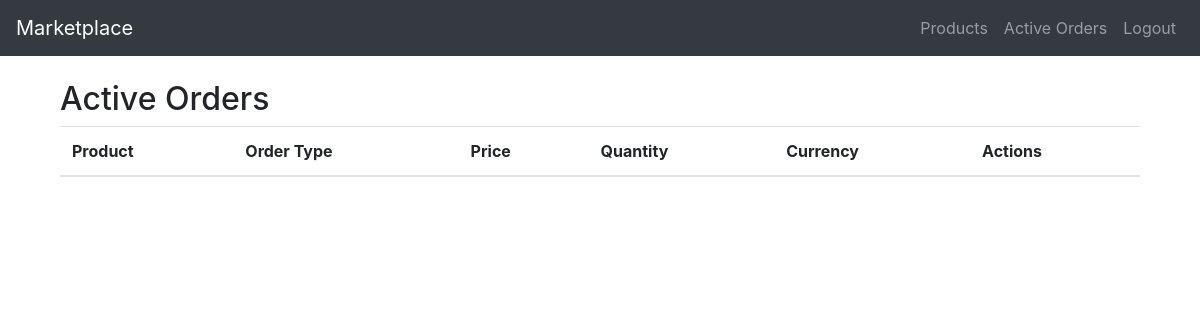
Page /products/active_orders/ (signed in) on the earlier database version.
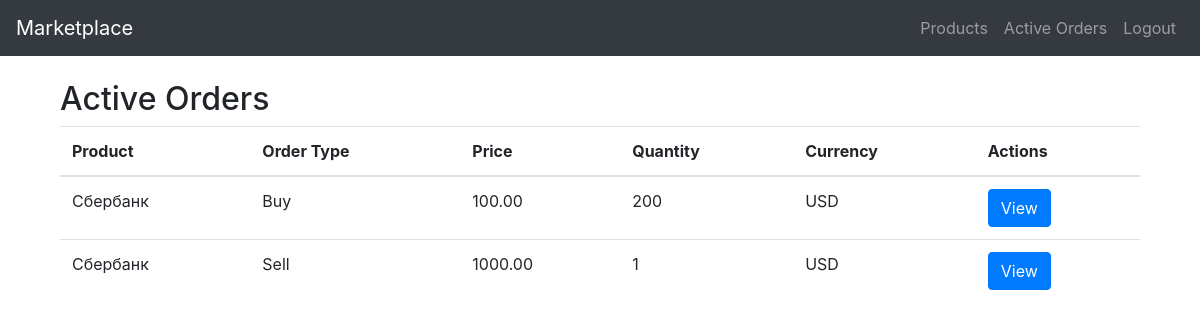
Same page on the later database version.
### products/models.py (models this page shows, shortened)
class Order(models.Model):
    ORDER_TYPE_CHOICES = [
        ('buy', 'Buy'),
        ('sell', 'Sell'),
    ]
    product = models.ForeignKey(Product, on_delete=models.CASCADE)
    user = models.ForeignKey(get_user_model(), on_delete=models.CASCADE)
    order_type = models.CharField(max_length=4, choices=ORDER_TYPE_CHOICES)
    price = models.DecimalField(max_digits=10, decimal_places=2)
    quantity = models.PositiveIntegerField()
    created_at = models.DateTimeField(auto_now_add=True)
    currency = models.CharField(max_length=10, default='USD')

class Product(models.Model):
    name = models.CharField(max_length=255)
    description = models.TextField()
    price = models.DecimalField(max_digits=10, decimal_places=2)
    owner = models.ForeignKey(User, on_delete=models.CASCADE)
    bank = models.CharField(max_length=255)
    geo = models.CharField(max_length=255)
    goal = models.CharField(max_length=255)
    liquidity = models.IntegerField(default=0)

### products/views.py (the view)
# urls.py: path('active_orders/', views.active_orders, name='active_orders'),
@login_required(login_url='/users/login/')
def active_orders(request):
    orders = Order.objects.filter(user=request.user)
    return render(request, 'products/active_orders.html', {'orders': orders})

### products/templates/products/active_orders.html
{% extends 'base.html' %}
{% block content %}
<div class="container mt-4">
    <h2>Active Orders</h2>
    <table class="table">
        <thead>
            <tr>
                <th>Product</th>
                <th>Order Type</th>
                <th>Price</th>
                <th>Quantity</th>
                <th>Currency</th>
                <th>Actions</th>
            </tr>
        </thead>
        <tbody>
            {% for order in orders %}
                <tr>
                    <td>{{ order.product.name }}</td>
                    <td>{{ order.get_order_type_display }}</td>
                    <td>{{ order.price }}</td>
                    <td>{{ order.quantity }}</td>
                    <td>{{ order.currency }}</td>
                    <td>
                        <a href="{% url 'order_detail' order.pk %}" class="btn btn-primary">View</a>
                    </td>
                </tr>
            {% endfor %}
        </tbody>
    </table>
</div>
{% endblock %}

### marketplace/templates/base.html (shortened to what this page needs)
<!DOCTYPE html>
<html>
<head>
    <link rel="stylesheet" href="https://stackpath.bootstrapcdn.com/bootstrap/4.5.2/css/bootstrap.min.css">
    {% load static %}
    <link rel="stylesheet" href="{% static 'css/styles.css' %}">
</head>
<body>
<nav class="navbar navbar-expand-lg navbar-dark bg-dark">
    <a class="navbar-brand" href="{% url 'home' %}">Marketplace</a>
    <div class="collapse navbar-collapse" id="navbarNav">
        <ul class="navbar-nav ml-auto">
            <li class="nav-item">
                <a class="nav-link" href="{% url 'product_list' %}">Products</a>
            </li>
            <li class="nav-item">
                <a class="nav-link" href="{% url 'active_orders' %}">Active Orders</a>
            </li>
            {% if user.is_authenticated %}
            <li class="nav-item">
                <a class="nav-link" href="{% url 'logout' %}">Logout</a>
            </li>
            {% endif %}
        </ul>
    </div>
</nav>
<div class="container mt-4">
    {% block content %}
    {% endblock %}
</div>
</body>
</html>

Differences in the rows shown:
added Order: product.name "Сбербанк", order_type "Buy", price "100.00", quantity "200", currency "USD"
added Order: product.name "Сбербанк", order_type "Sell", price "1000.00", quantity "1", currency "USD"
